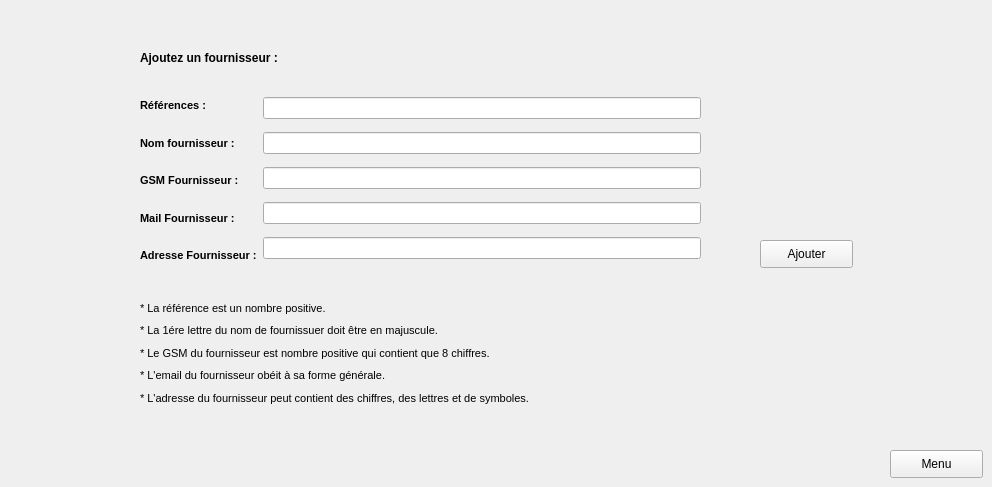
         <widget class="QWidget" name="Ajouter">
          <attribute name="title">
           <string>Ajouter un fournisseur</string>
          </attribute>
          <widget class="QWidget" name="layoutWidget_3">
           <property name="geometry">
            <rect>
             <x>140</x>
             <y>90</y>
             <width>561</width>
             <height>181</height>
            </rect>
           </property>
           <layout class="QHBoxLayout" name="saisie">
            <item>
             <layout class="QVBoxLayout" name="verticalLayout_6">
              <item>
               <widget class="QLabel" name="label_9">
                <property name="font">
                 <font>
                  <pointsize>8</pointsize>
                  <weight>75</weight>
                  <italic>false</italic>
                  <bold>true</bold>
                  <underline>false</underline>
                  <strikeout>false</strikeout>
                  <kerning>true</kerning>
                 </font>
                </property>
                <property name="text">
                 <string>Références :</string>
                </property>
               </widget>
              </item>
              <item>
               <widget class="QLabel" name="label_10">
                <property name="font">
                 <font>
                  <pointsize>8</pointsize>
                  <weight>75</weight>
                  <italic>false</italic>
                  <bold>true</bold>
                  <underline>false</underline>
                  <strikeout>false</strikeout>
                  <kerning>true</kerning>
                 </font>
                </property>
                <property name="text">
                 <string>Nom fournisseur :</string>
                </property>
               </widget>
              </item>
              <item>
               <widget class="QLabel" name="label_11">
                <property name="font">
                 <font>
                  <pointsize>8</pointsize>
                  <weight>75</weight>
                  <italic>false</italic>
                  <bold>true</bold>
                  <underline>false</underline>
                  <strikeout>false</strikeout>
                  <kerning>true</kerning>
                 </font>
                </property>
                <property name="text">
                 <string>GSM Fournisseur :</string>
                </property>
               </widget>
              </item>
              <item>
               <widget class="QLabel" name="label_12">
                <property name="font">
                 <font>
                  <pointsize>8</pointsize>
                  <weight>75</weight>
                  <italic>false</italic>
                  <bold>true</bold>
                  <underline>false</underline>
                  <strikeout>false</strikeout>
                  <kerning>true</kerning>
                 </font>
                </property>
                <property name="text">
                 <string>Mail Fournisseur :</string>
                </property>
               </widget>
              </item>
              <item>
               <widget class="QLabel" name="label_17">
                <property name="font">
                 <font>
                  <pointsize>8</pointsize>
                  <weight>75</weight>
                  <italic>false</italic>
                  <bold>true</bold>
                  <underline>false</underline>
                  <strikeout>false</strikeout>
                  <kerning>true</kerning>
                 </font>
                </property>
                <property name="text">
                 <string>Adresse Fournisseur :</string>
                </property>
               </widget>
              </item>
             </layout>
            </item>
            <item>
             <layout class="QVBoxLayout" name="verticalLayout_8">
              <item>
               <widget class="QLineEdit" name="lineEdit_ref"/>
              </item>
              <item>
               <widget class="QLineEdit" name="lineEdit_nom"/>
              </item>
              <item>
               <widget class="QLineEdit" name="lineEdit_gsm"/>
              </item>
              <item>
               <widget class="QLineEdit" name="lineEdit_mail"/>
              </item>
              <item>
               <widget class="QLineEdit" name="lineEdit_adresse"/>
              </item>
             </layout>
            </item>
           </layout>
          </widget>
          <widget class="QPushButton" name="ajouterButton">
           <property name="geometry">
            <rect>
             <x>760</x>
             <y>240</y>
             <width>93</width>
             <height>28</height>
            </rect>
           </property>
           <property name="text">
            <string>Ajouter</string>
           </property>
          </widget>
          <widget class="QPushButton" name="homeButton_ajouter">
           <property name="geometry">
            <rect>
             <x>890</x>
             <y>450</y>
             <width>93</width>
             <height>28</height>
            </rect>
           </property>
           <property name="text">
            <string>Menu</string>
           </property>
          </widget>
          <widget class="QLabel" name="textajoutezfournisseur">
           <property name="geometry">
            <rect>
             <x>140</x>
             <y>50</y>
             <width>221</width>
             <height>16</height>
            </rect>
           </property>
           <property name="font">
            <font>
             <pointsize>9</pointsize>
             <weight>75</weight>
             <bold>true</bold>
            </font>
           </property>
           <property name="text">
            <string>Ajoutez un fournisseur :</string>
           </property>
          </widget>
          <widget class="QWidget" name="layoutWidget_2">
           <property name="geometry">
            <rect>
             <x>140</x>
             <y>300</y>
             <width>541</width>
             <height>106</height>
            </rect>
           </property>
           <layout class="QVBoxLayout" name="verticalLayout_7">
            <item>
             <widget class="QLabel" name="label_13">
              <property name="font">
               <font>
                <pointsize>8</pointsize>
               </font>
              </property>
              <property name="text">
               <string>* La référence est un nombre positive.</string>
              </property>
             </widget>
            </item>
            <item>
             <widget class="QLabel" name="label_8">
              <property name="font">
               <font>
                <pointsize>8</pointsize>
               </font>
              </property>
              <property name="text">
               <string>* La 1ére lettre du nom de fournissuer doit être en majuscule.</string>
              </property>
             </widget>
            </item>
            <item>
             <widget class="QLabel" name="label_14">
              <property name="font">
               <font>
                <pointsize>8</pointsize>
               </font>
              </property>
              <property name="text">
               <string>* Le GSM du fournisseur est nombre positive qui contient que 8 chiffres.</string>
              </property>
             </widget>
            </item>
            <item>
             <widget class="QLabel" name="label_15">
              <property name="font">
               <font>
                <pointsize>8</pointsize>
               </font>
              </property>
              <property name="text">
               <string>* L'email du fournisseur obéit à sa forme générale.</string>
              </property>
             </widget>
            </item>
            <item>
             <widget class="QLabel" name="label_16">
              <property name="font">
               <font>
                <pointsize>8</pointsize>
               </font>
              </property>
              <property name="text">
               <string>* L'adresse du fournisseur peut contient des chiffres, des lettres et de symboles.</string>
              </property>
             </widget>
            </item>
           </layout>
          </widget>
         </widget>
